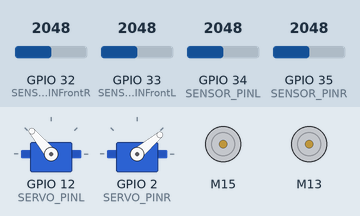
This sketch was run on a simulated ESP32. On the bench: 2 × servo, 2 × DC motor (green arrow = forward, orange = backward, longer = faster). Inputs (shaded band) come from the test bench; at power-on: GPIO 32 (SENSOR_PINFrontR) = 2048, GPIO 34 (SENSOR_PINL) = 2048, GPIO 35 (SENSOR_PINR) = 2048, GPIO 33 (SENSOR_PINFrontL) = 2048. What the sketch prints to the serial monitor is not drawn.

Above: at 3.4 s.
3.5 s: GPIO 32 (SENSOR_PINFrontR) set to 279
7.0 s: GPIO 32 (SENSOR_PINFrontR) set to 232
At 11.0 s:
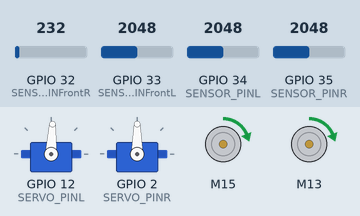
11.3 s: GPIO 34 (SENSOR_PINL) set to 1968
At 11.9 s:
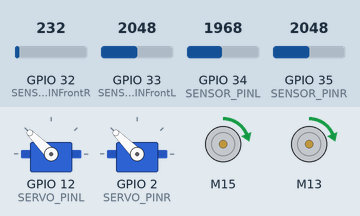
12.8 s: GPIO 35 (SENSOR_PINR) set to 1969
At 13.8 s:
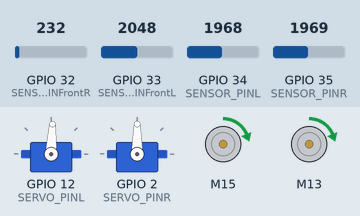
17.1 s: GPIO 34 (SENSOR_PINL) set to 2866
At 17.6 s:
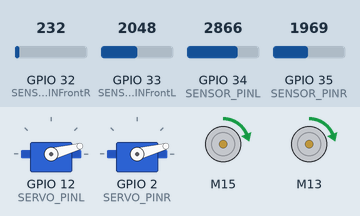
18.6 s: GPIO 34 (SENSOR_PINL) set to 960
At 19.7 s:
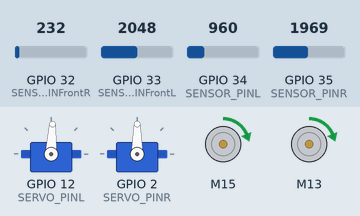
Timing chart, 0 to 21.6 s (numbered marks = the images above; inputs shaded):
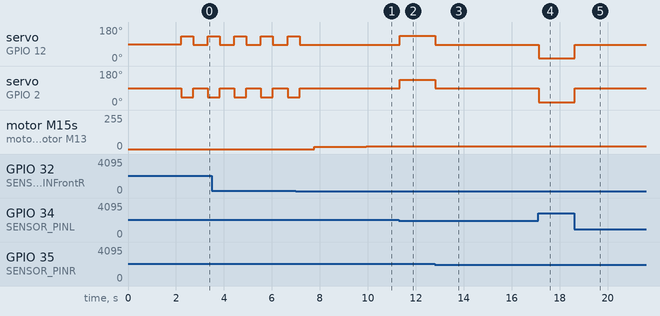

Measured:
- the behaviour switches between 256 and 255 on GPIO 32 (SENSOR_PINFrontR) (found by bisection; images 0 and 1)
- the behaviour switches between 2000 and 1999 on GPIO 34 (SENSOR_PINL) (found by bisection; images 1 and 2)
- the behaviour switches between 2001 and 2000 on GPIO 35 (SENSOR_PINR) (found by bisection; images 2 and 3)
- after the input at 7.0 s, servo on GPIO 12 (SERVO_PINL): goes on until 7.2 s, then stays 87°; servo on GPIO 2 (SERVO_PINR): goes on until 7.2 s, then stays 90°; motor M15, motor M13: stopped → forward 16/255 after 0.77 s, → forward 17/255 0.69 s later, → forward 18/255 0.80 s later, → forward 19/255 0.69 s later
- after the input at 11.3 s, servo on GPIO 12 (SERVO_PINL): 87° → 135° at once; servo on GPIO 2 (SERVO_PINR): 90° → 135° at once
- after the input at 12.8 s, servo on GPIO 12 (SERVO_PINL): 135° → 87° at once; servo on GPIO 2 (SERVO_PINR): 135° → 90° at once
- after the input at 17.1 s, servo on GPIO 12 (SERVO_PINL): 87° → 15° at once; servo on GPIO 2 (SERVO_PINR): 90° → 15° at once
- after the input at 18.6 s, servo on GPIO 12 (SERVO_PINL): 15° → 87° at once; servo on GPIO 2 (SERVO_PINR): 15° → 90° at once

The sketch:

Final.ino
```cpp
#include <ESP32Servo.h>
#include "ESC.h"
#include <PID_v1.h>
// กำหนดขา GPIO
#define SENSOR_PINR 35   // ขา ADC สำหรับเซนเซอร์ขวา
#define SENSOR_PINL 34   // ขา ADC สำหรับเซนเซอร์ซ้าย
#define SENSOR_PINFrontR 32  // ขา ADC สำหรับเซนเซอร์ขวา
#define SENSOR_PINFrontL 33  // ขา ADC สำหรับเซนเซอร์ซ้าย
#define SERVO_PINL 12    // ขาสัญญาณเซอร์โวซ้าย
#define SERVO_PINR 2     // ขาสัญญาณเซอร์โวขวา
#define SPEED_MIN (1000)                                  // Set the Minimum Speed in microseconds
#define SPEED_MAX (2000)
#define SPEED_Normal (1150)
#define SPEED_safety (1075)
#define STOP_safety (60)
#define MOTOR_PIN_RIGHT 15
#define MOTOR_PIN_LEFT 13
#define ServoBrakeL (130)
#define ServoBrakeL (40)
double setpoint = STOP_safety;    // ระยะห่างเป้าหมาย
double input;             // ระยะห่างปัจจุบัน
double output;
double Kp = 1, Ki = 0.1, Kd = 0.7;

PID myPID(&input, &output, &setpoint, Kp, Ki, Kd, DIRECT);

int oESC;                                                 // Variable for the speed sent to the ESC
#define THRESHOLD 2000  // ค่าระยะห่างที่กำหนด (ขึ้นอยู่กับเซนเซอร์)
ESC myESCRIGHT (MOTOR_PIN_RIGHT, SPEED_MIN, SPEED_MAX, 500);
ESC myESCLEFT (MOTOR_PIN_LEFT, SPEED_MIN, SPEED_MAX, 500);          // ESC_Name (ESC PIN, Minimum Value, Maximum Value, Default Speed, Arm Value)
Servo myServoL;  // เซอร์โวซ้าย
Servo myServoR;  // เซอร์โวขวา
unsigned long previousMillis = 0;  // เก็บเวลาครั้งสุดท้าย
const long interval = 10;

void setup() {
  myServoL.attach(SERVO_PINL);  // ผูกเซอร์โวซ้ายเข้ากับขาที่กำหนด
  myServoL.write(90);           // ตั้งเซอร์โวซ้ายให้อยู่ที่ 90 องศา
  myServoR.attach(SERVO_PINR);  // ผูกเซอร์โวขวาเข้ากับขาที่กำหนด
  myServoR.write(90);           // ตั้งเซอร์โวขวาให้อยู่ที่ 90 องศา
  setCpuFrequencyMhz(240);
  myESCRIGHT.arm();
  delay(200);
  myESCLEFT.arm();

  myPID.SetMode(AUTOMATIC);
  myPID.SetOutputLimits(SPEED_MIN, SPEED_safety);

  delay(2000);
  Serial.begin(115200);         // สำหรับ debug
}

void loop() {
  // อ่านค่าเซ็นเซอร์
  int sensorValueR = analogRead(SENSOR_PINR);
  int sensorValueL = analogRead(SENSOR_PINL);
  int count = 0 ;
  int sensorFrontValueRight = analogRead(SENSOR_PINFrontR);
  int sensorFrontValueleft = analogRead(SENSOR_PINFrontL);
 unsigned long currentMillis = millis();  // อ่านเวลาปัจจุบัน

  if (currentMillis - previousMillis >= interval) {
    previousMillis = currentMillis;  // อัปเดตเวลาครั้งสุดท้าย

  if (sensorValueR < 600) {
    sensorValueR = 0;
  }
  if (sensorValueL < 600) {
    sensorValueL=0;
  }

  // แสดงค่าที่อ่านได้ใน Serial Monitor
  Serial.print("sensorValueR :\t");
  Serial.print(sensorValueR);
  Serial.print(" sensorValueL :\t");
  Serial.print(sensorValueL);
  Serial.print(" |sensorFrontValueR :\t");
  Serial.print(sensorFrontValueRight);
  Serial.print(" sensorFrontValueL :\t");
  Serial.print(sensorFrontValueleft);

  float disLeft = 26441*(pow(sensorValueL,-0.995));
  float disRight = 26441*(pow(sensorValueR,-0.995));
  float disFrontLeft = 26441*(pow(sensorFrontValueleft,-0.995));
  float disFrontRight = 26441*(pow(sensorFrontValueRight,-0.995));
  float AVGdis = (disFrontLeft+disFrontRight)/2;
  float input = (disFrontLeft+disFrontRight)/2;

  myPID.Compute();

  Serial.print(" disLeft :\t");
  Serial.print(disLeft);
  Serial.print(" disRight :\t");
  Serial.print(disRight);
  Serial.print("| \t");
  Serial.print(" disForntRight :\t");
  Serial.print(disFrontRight);
  Serial.print(" disForntLeft :\t");
  Serial.println(disFrontLeft);
  // เงื่อนไขควบคุมเซอร์โว
  if (sensorValueR < THRESHOLD && sensorValueL > THRESHOLD) {
    // วัตถุอยู่ใกล้เซ็นเซอร์ซ้าย
    myServoL.write(15);  // เซอร์โวซ้ายตั้งเป็นกลาง
    myServoR.write(15);  // เซอร์โวขวาเบี่ยงไป
  } else if (sensorValueR > THRESHOLD && sensorValueL < THRESHOLD) {
    // วัตถุอยู่ใกล้เซ็นเซอร์ขวา
    myServoL.write(135);  // เซอร์โวซ้ายเบี่ยงไป
    myServoR.write(135);  // เซอร์โวขวาตั้งเป็นกลาง
  } else if (sensorValueR < THRESHOLD && sensorValueL < THRESHOLD) {
    // วัตถุอยู่ใกล้ทั้งสองด้าน
    myServoL.write(87);  // เซอร์โวซ้ายตั้งเป็นกลาง
    myServoR.write(90);  // เซอร์โวขวาตั้งเป็นกลาง
  }
  else{
    myServoL.write(87);  // เซอร์โวซ้ายตั้งเป็นกลาง
    myServoR.write(90);  // เซอร์โวขวาตั้งเป็นกลาง
  }
  if( AVGdis <= STOP_safety){

    myESCRIGHT.speed(SPEED_MIN);
    myESCLEFT.speed(SPEED_MIN);
    while( count <= 2  ){
      Serial.print("========");
      Serial.print(count);
      if(count == 0){
        myServoL.write(130);
        myServoR.write(40);
        delay(500);
        count++;

      }
      else{
        while(count <= 2){
          myServoL.write(87);
          myServoR.write(90);
          delay(300);
          count++;
        }
        count++;

      }
    }
  }
  else if(AVGdis > STOP_safety)
  {
    myESCRIGHT.speed(output);
    myESCLEFT.speed(output);
    count = 0;
  }
  Serial.print("| output :");
  Serial.println(output);
  }
}
```
